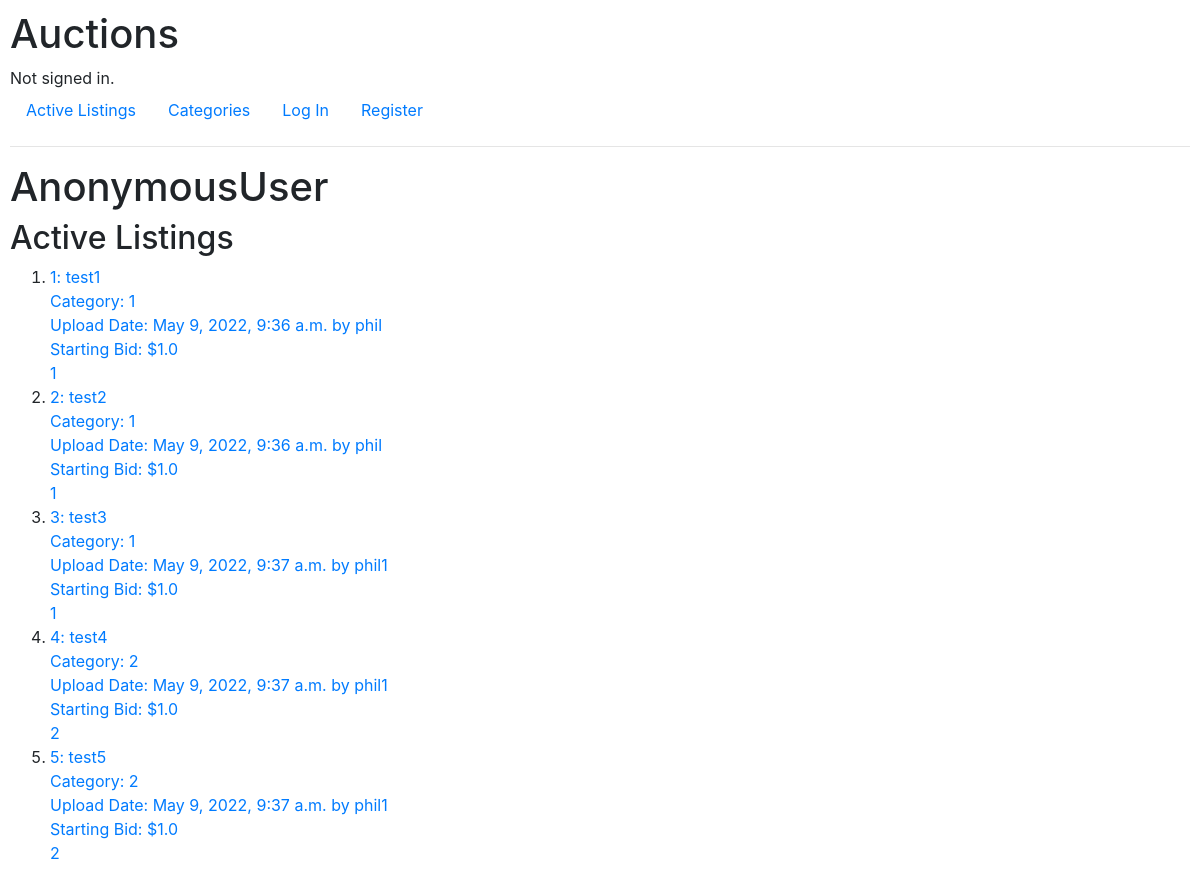
The page / on the database its author committed.
### auctions/models.py (models this page shows, shortened)
class Listings(models.Model):
    title = models.CharField(max_length=256)
    description = models.TextField(max_length=512)
    starting_bid = models.FloatField()
    current_bid = models.FloatField(blank=True, null=True)
    active = models.BooleanField(default=True)
    created_date = models.DateTimeField(default=timezone.now)
    creator = models.ForeignKey(User, on_delete=models.PROTECT, related_name="all_creators")
    category = models.ForeignKey(Categories, on_delete=models.CASCADE, related_name="similar_listings")
    watchers = models.ManyToManyField(User, blank=True, related_name="watch_list")
    buyer = models.ForeignKey(User, blank=True, null=True, on_delete=models.PROTECT)
    image = models.ImageField(null=True, blank=True, upload_to="images/")

class Categories(models.Model):
    category = models.CharField(max_length=64)
    def __str__(self):
        return f"{self.category}"

class User(AbstractUser):
    def __str__(self):
        return f"{self.username}"

### auctions/views.py (the view)
# urls.py: path("", views.index, name="index"),
def index(request):
    return render(request, "auctions/index.html", {"listings": Listings.objects.all()})

### auctions/templates/auctions/index.html (shortened to what this page needs)
{% extends "auctions/layout.html" %}
{% block body %}
<h1>{{user}}</h1>
    <h2>Active Listings</h2>
    <ol>
        {% for l in listings %}
        <li>
            <a href="{% url 'item' l.id %}">
            {{l.id}}: {{l.title}}
            <br>
            {% if l.category %}
            Category: {{l.category}}
            {% endif %}
            <br>
            Upload Date: {{l.created_date}} by {{l.creator}}
            <br>
            Starting Bid: ${{l.starting_bid}}
            <br>
            {{l.category}}
            </a>
        </li>
        {% endfor %}
    </ol>
{% endblock %}

### auctions/static/auctions/styles.css (style rules this page uses)
body { padding: 10px; }

### rows shown on the page
Listings: id "1", title "test1", category "1", created_date "May 9, 2022, 9:36 a.m.", creator "phil", starting_bid "1.0"
Listings: id "2", title "test2", category "1", created_date "May 9, 2022, 9:36 a.m.", creator "phil", starting_bid "1.0"
Listings: id "3", title "test3", category "1", created_date "May 9, 2022, 9:37 a.m.", creator "phil1", starting_bid "1.0"
Listings: id "4", title "test4", category "2", created_date "May 9, 2022, 9:37 a.m.", creator "phil1", starting_bid "1.0"
Listings: id "5", title "test5", category "2", created_date "May 9, 2022, 9:37 a.m.", creator "phil1", starting_bid "1.0"

### other values the page prints
{{ user }} "AnonymousUser"
